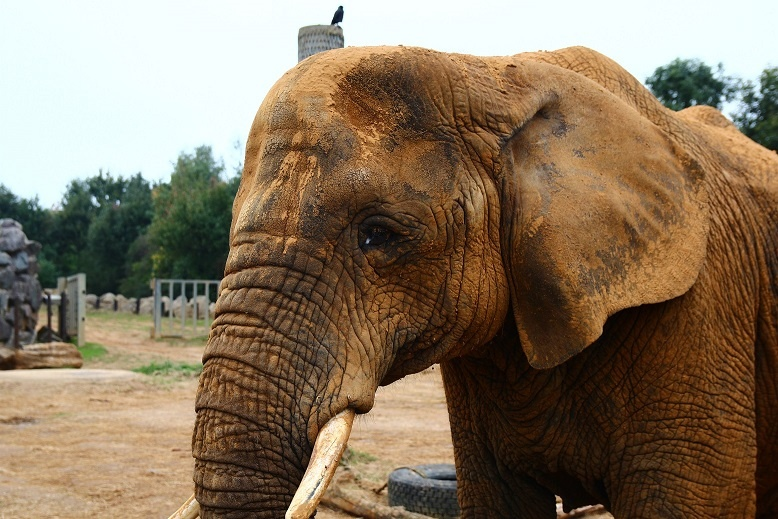
#> input picture Detection machine/Histogram/input.jpg, 778 x 519 px, found by its file name
$ python harriscorners.py
#> lines starting #> are read from the running program, lines starting #| are printed output that depends on the picture; after the words box and inside, x2 and y2 are one past the last pixel; in counts of white or black regions, pixels touching at a corner belong together
# Library Imports
import os
import cv2
import numpy as np
import matplotlib.pyplot as plt

# Global Variables
kernel_size=3

def harrisCornersDetection(imgPath,N=100,goodFeatures=False,flag=True,row=1,col=2,plot=False):
#> called with imgPath = 'input.jpg', N = 100, goodFeatures = False, flag = True, row = 1, col = 2, plot = True
    image=cv2.imread(imgPath)
#> image is the input picture: shape (519, 778, 3); mean B, G, R 95.3, 117.2, 135.3
    gray=cv2.cvtColor(image,cv2.COLOR_BGR2GRAY)
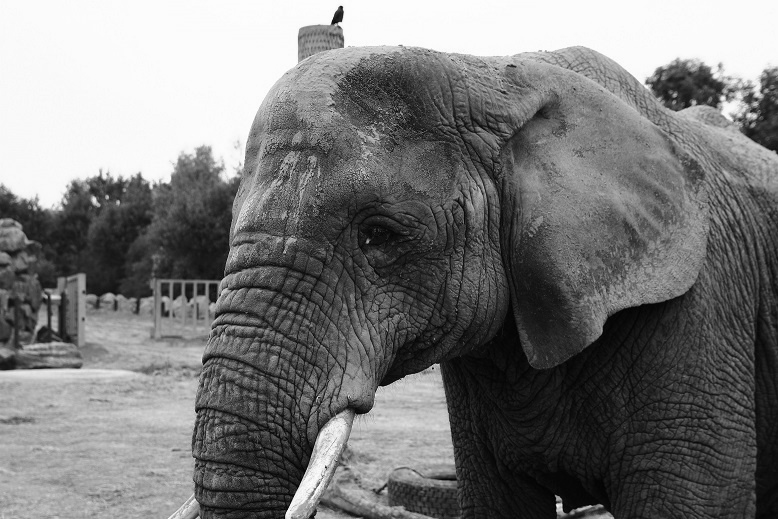
#> gray: shape (519, 778); min 0, max 255, mean 120.1
    temp_output=image.copy()

    if(goodFeatures):
        corners = cv2.goodFeaturesToTrack(gray,N,0.01,10)
        corners = np.int0(corners)
        for i in corners:
            x,y=i.ravel()
            cv2.circle(temp_output,(x,y),6,255,-1)
        cv2.imwrite('Good_Corners.jpg', temp_output)

    else:
        hc=cv2.cornerHarris(gray,blockSize=2,ksize=3,k=0.04)
        dil=cv2.dilate(hc,kernel=np.ones((kernel_size,kernel_size)),iterations=1)
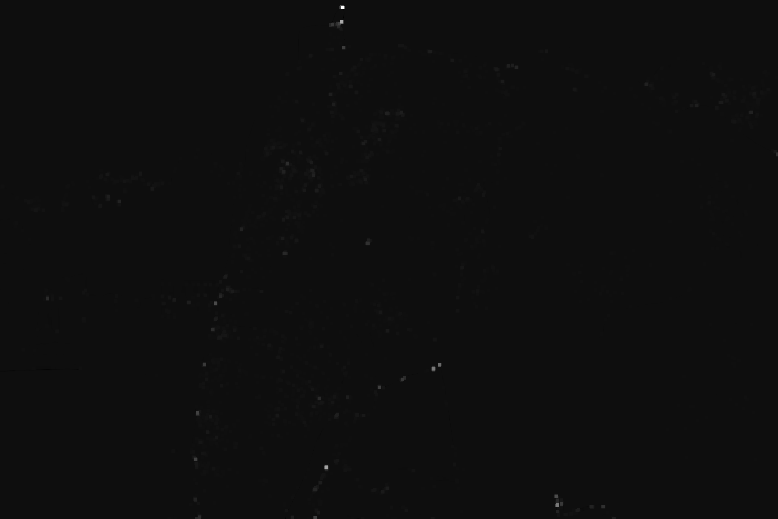
#> dil: shape (519, 778) float32; min -0.00186, max 0.0318, mean 3.71e-05; drawn with min black and max white
        ret,dst=cv2.threshold(dil,0.01*dil.max(),255,0)
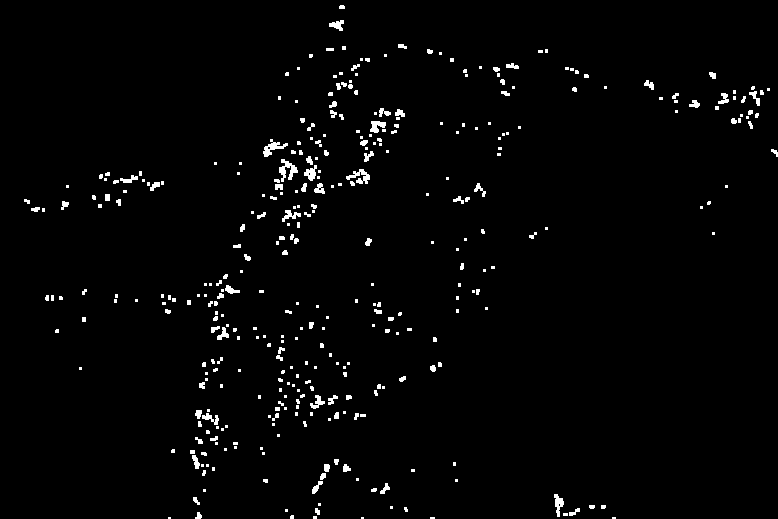
#> dst: shape (519, 778) float32; 2% white; 369 white regions (244 under 20 px), largest, box (x1, y1, x2, y2) and area: (279, 159, 298, 182) 201, (263, 139, 288, 157) 173, (346, 169, 370, 184) 170
#> ret = 0.000318
        temp_output[dst>0.01*dst.max()]=[0,0,255]
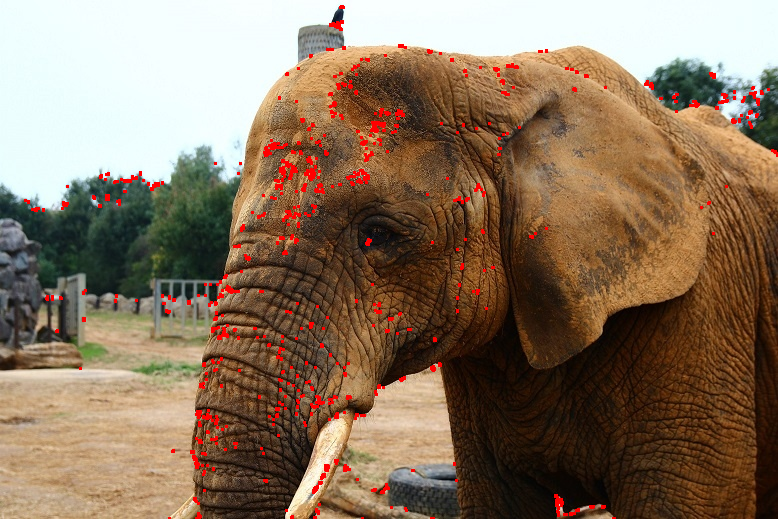
#> temp_output: shape (519, 778, 3); 1.98% of pixels changed, all inside (x1, y1, x2, y2) = (24, 5, 778, 519)
        cv2.imwrite('Harris_Corners.jpg', temp_output)

    if(plot):
        row,col=row,col
        fig,axs=plt.subplots(row,col,figsize=(10,5))
        fig.tight_layout()
        axs[0].imshow(cv2.cvtColor(image, cv2.COLOR_BGR2RGB))
        axs[0].set_title('Original Input')
        axs[1].imshow(cv2.cvtColor(temp_output, cv2.COLOR_BGR2RGB))
        axs[1].set_title('Corners')
        plt.show()
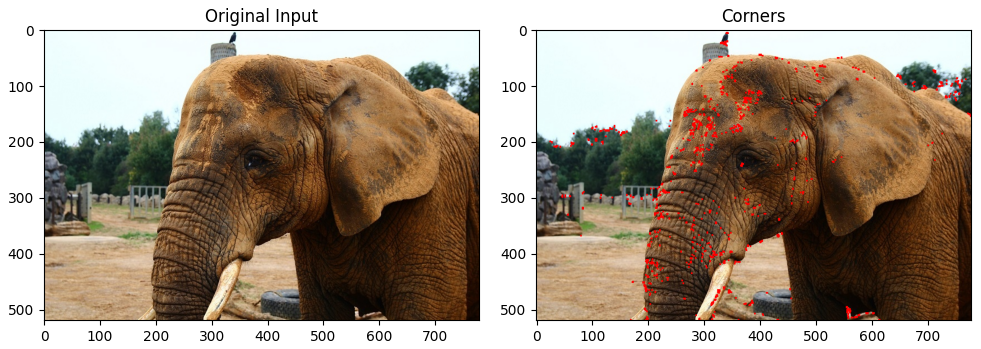
#> figure drawn by matplotlib, 2 panels

if __name__=='__main__':
    harrisCornersDetection('input.jpg',goodFeatures=False,plot=True,flag=True)

$ run again, with Detection machine/Histogram/ouput_gradient.jpg copied over Detection machine/Histogram/input.jpg
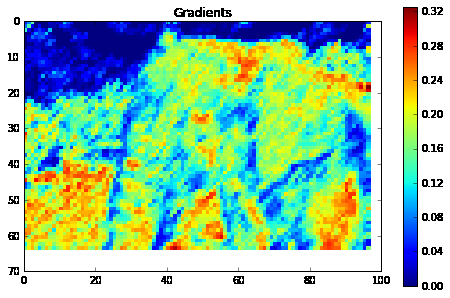
#> input picture Detection machine/Histogram/ouput_gradient.jpg, 450 x 298 px, found by its file name
#> in harrisCornersDetection, image is the input picture: shape (298, 450, 3); mean B, G, R 172.2, 202.3, 156.2
#> in harrisCornersDetection, `ret,dst=cv2.threshold(dil,0.01*dil.max(),255,0)`:
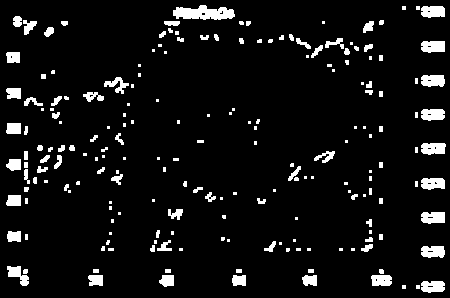
#> dst: shape (298, 450) float32; 7% white; 198 white regions (100 under 20 px), largest, box (x1, y1, x2, y2) and area: (173, 5, 235, 20) 642, (421, 41, 445, 53) 254, (421, 143, 446, 155) 254
#> ret = 0.00193
#> temp_output: shape (298, 450, 3); 7.01% of pixels changed, all inside (x1, y1, x2, y2) = (6, 5, 446, 293)
#> in harrisCornersDetection, `plt.show()`:
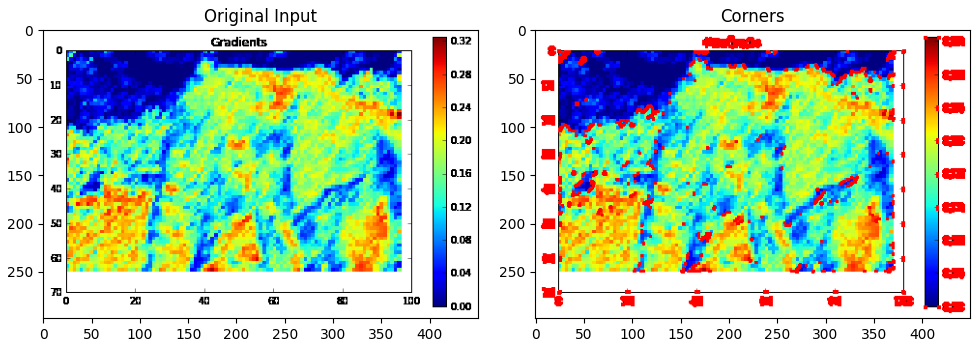
#> figure drawn by matplotlib, 2 panels
